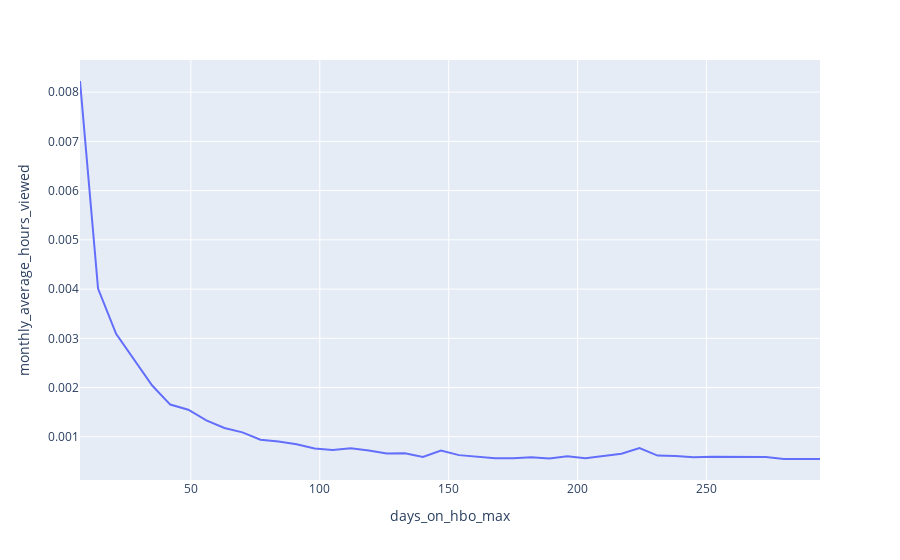

Source (notebook cell):
### Code cell
plot_df = monthly_data[~(monthly_data['match_id'].isin(ever_green_titles.match_id.unique()))
                      &(monthly_data['days_on_hbo_max']<300)
#                       &(monthly_data['days_on_hbo_max']>50)
                      ]
plot_df = plot_df.groupby(['days_on_hbo_max'])['monthly_average_hours_viewed'].mean().reset_index()
# plot_df = plot_df.groupby(['pillar_genre']).rolling(7).mean().reset_index()
fig = px.line(plot_df, x="days_on_hbo_max", y="monthly_average_hours_viewed")
fig.show()
# plot_df[(plot_df['pillar_genre'] == 'Action/Adventure ') & (plot_df['days_on_hbo_max'] == 7)]

### Figure 1 — Plotly figure (JSON) as saved in the notebook; plotly's stock layout.template omitted (floating-point values rounded to 4 significant figures)
{"data": [{"hovertemplate": "days_on_hbo_max=%{x}<br>monthly_average_hours_viewed=%{y}<extra></extra>", "legendgroup": "", "line": {"color": "#636efa", "dash": "solid"}, "marker": {"symbol": "circle"}, "mode": "lines", "name": "", "orientation": "v", "showlegend": false, "type": "scatter", "x": [7, 14, 21, 28, 35, 42, 49, 56, 63, 70, 77, 84, 91, 98, 105, 112, 119, 126, 133, 140, 147, 154, 161, 168, 175, 182, 189, 196, 203, 210, 217, 224, 231, 238, 245, 252, 259, 266, 273, 280, 287, 294], "xaxis": "x", "y": [0.008226, 0.004009, 0.003092, 0.002554, 0.002041, 0.001654, 0.001551, 0.001333, 0.001179, 0.001089, 0.0009386, 0.0009051, 0.0008482, 0.0007625, 0.0007307, 0.0007654, 0.0007209, 0.0006599, 0.0006636, 0.0005916, 0.000721, 0.0006273, 0.0005939, 0.0005639, 0.0005653, 0.0005816, 0.0005606, 0.0006045, 0.000564, 0.0006051, 0.0006543, 0.000769, 0.0006173, 0.0006098, 0.0005859, 0.0005943, 0.0005924, 0.0005994, 0.0005878, 0.0005486, 0.0005488, 0.0005491], "yaxis": "y"}], "layout": {"autosize": true, "legend": {"tracegroupgap": 0}, "margin": {"t": 60}, "xaxis": {"anchor": "y", "autorange": true, "domain": [0, 1], "range": [7, 294], "title": {"text": "days_on_hbo_max"}, "type": "linear"}, "yaxis": {"anchor": "x", "autorange": true, "domain": [0, 1], "range": [0.0001221, 0.008653], "title": {"text": "monthly_average_hours_viewed"}, "type": "linear"}}}
